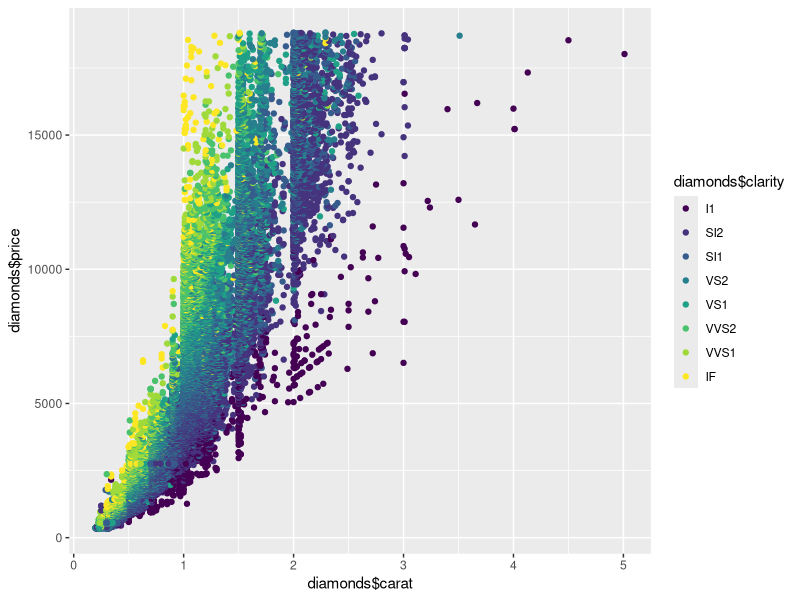

Here is the R script that generated this plot:
#instalei gplot pelo gerenciados de pacotes de ambiente do navigator
library(ggplot2)
head(diamonds)

qplot(x = diamonds$carat, y = diamonds$price, data = diamonds, color = diamonds$clarity)
